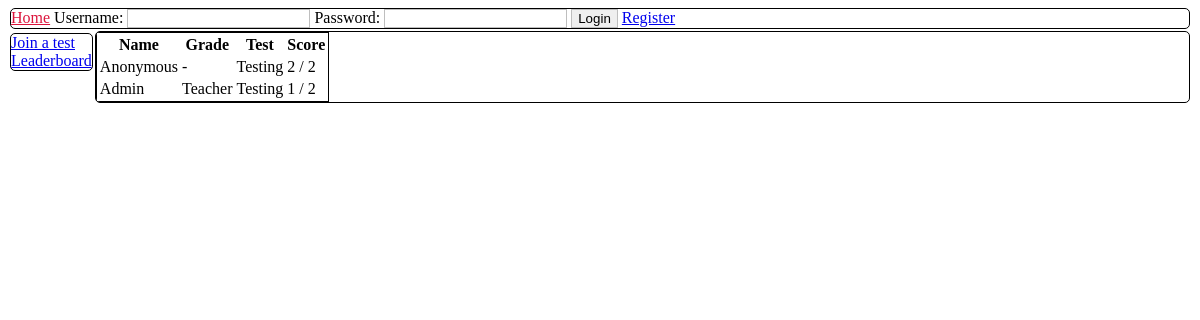
The page /leaderboard on the database as committed earlier.
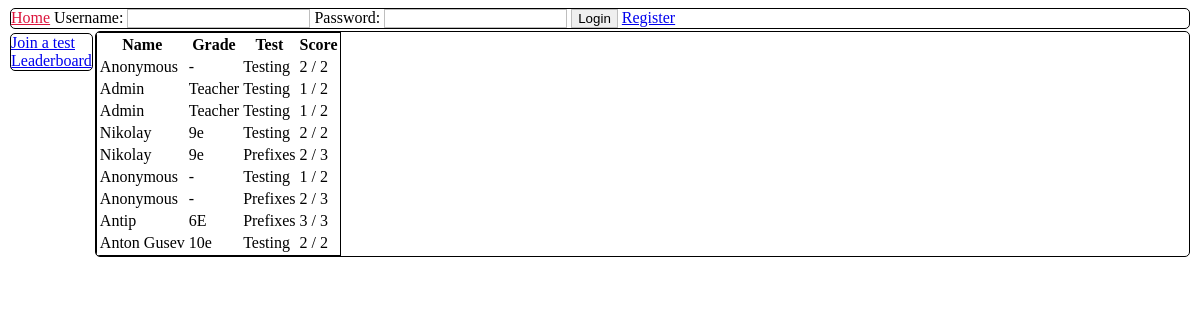
The same page on the database as committed later.
### orm.py (models this page shows)
class BaseModel(Model):
    class Meta:
        database = db

class Record(BaseModel):
    score = IntegerField()
    test = ForeignKeyField(Test, backref="done")
    user = ForeignKeyField(User, backref="records")

class User(BaseModel):
    username = TextField()
    username.unique = True
    name = TextField()
    grade = TextField()
    password = TextField()

class Test(BaseModel):
    name = TextField()

### app.py (the view)
@app.route("/leaderboard")
def page_leaderboard():
    model = Record.select()
    return render_template("p_leaderboard.html", model=model, len=len)

### app.py (called while the page is built)
@app.before_request
def before_request():
    db.connect()

@app.after_request
def after_request(response):
    db.close()
    return response

### templates/p_leaderboard.html
{% extends "t_base.html" %}
{% block content %}
    <table>
        <tr>
            <th> Name </th>
            <th> Grade</th>
            <th> Test </th>
            <th> Score </th>
        </tr>
        {% for i in model %}
        <tr>
            <td>{{ i.user.name }}</td>
            <td>{{ i.user.grade }}</td>
            <td>{{ i.test.name }}</td>
            <td>{{ i.score }} / {{ len(i.test.questions) }}</td>
        </tr>
        {% endfor %}
    </table>
{% endblock %}

### templates/t_base.html (shortened to what this page needs)
<!DOCTYPE html>
<html lang="en">
<head>
    {% block head %}
        <link rel="stylesheet" href="{{ url_for('static', filename='style.css') }}"/>
        <link rel="stylesheet" href="{{ url_for('static', filename='jqui/jquery-ui.min.css') }}"/>
    {% endblock %}
</head>
<body>
<div id="header" class="bordered">
    {% block header %}
        <a href="{{ url_for('page_home') }}" id="logo" class="left">Home</a>
        <span id="header-right">
        {% if 'user' in session %}
            <span>You are {{ session['user'] }}</span>
            {% if session['user'] == 'admin' %}
                <a href="{{ url_for('page_admin_tests') }}">Edit tests</a>
            {% endif %}
            <a href="{{ url_for('action_logout') }}"> Logout </a>
        {% else %}
            <form action="{{ url_for('action_login') }}" style="display: inline" class=form-style-1  method="post">
                <label for="user">Username: </label><input type="text" id="user" name="user">
                <label for="password">Password: </label><input type="password" id="password" name="password">
            <input type="submit" value="Login">
            </form>
            <a href="{{ url_for("page_register") }}">Register</a>
        {% endif %}
        </span>
    {% endblock %}
</div>
<div id="sidebar" class="bordered">
    {% block sidebar %}
        <ul>
            <li><a href="{{ url_for('page_take_test') }}"> Join a test </a></li>
            <li><a href="{{ url_for('page_leaderboard') }}"> Leaderboard </a></li>
        </ul>
    {% endblock %}
</div>
<div id="content" class="bordered">
    {% block content %}
    {% endblock %}
</div>
</body>
</html>

### static/style.css (style rules this page uses)
.bordered { border-style: solid; border-width: 1px; border-radius: 5px; margin: 2px; overflow: auto; }
#header { float: top; }
#sidebar { float: left; }
#header > a#logo { color: crimson; }
#sidebar > ul { margin: 0; padding: 0; }
table { border: solid black 1px; }

### templates/t_base.html (style rules this page uses)
.form-style-1 input[type=text], .form-style-1 input[type=password], .form-style-1 input[type=submit], textarea, select { border:1px solid #BEBEBE; outline: none; }

Rows that differ between the two databases and show on the page:
added Record: user.name "Admin", user.grade "Teacher", test.name "Testing", score "1", test "2"
added Record: user.name "Nikolay", user.grade "9e", test.name "Testing", score "2"
added Record: user.name "Nikolay", user.grade "9e", test.name "Prefixes", score "2", test "3"
added Record: user.name "Anonymous", user.grade "-", test.name "Testing", score "1", user "2"
added Record: user.name "Anonymous", user.grade "-", test.name "Prefixes", score "2", test "3"
added Record: user.name "Antip", user.grade "6E", test.name "Prefixes", score "3"
added Record: user.name "Anton Gusev", user.grade "10e", test.name "Testing", score "2"
